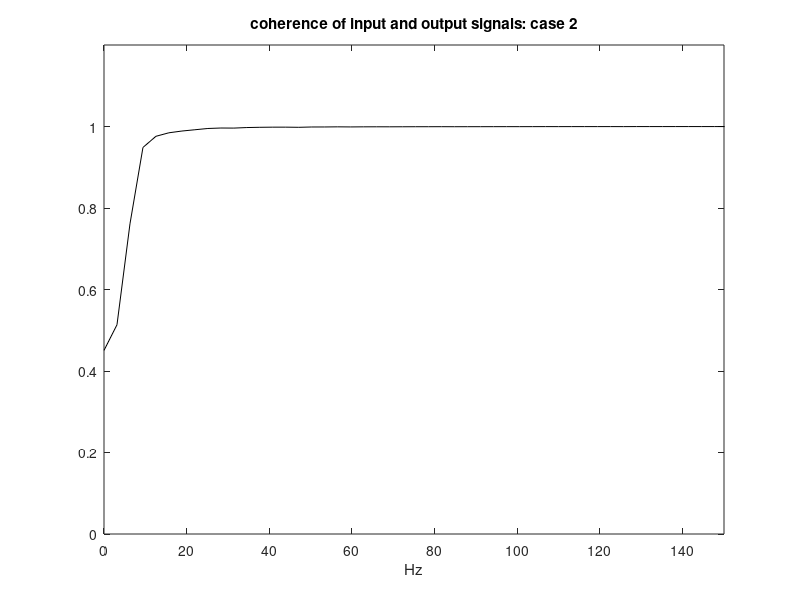

Reproduce this figure in MATLAB.
%Coherence between system output and noise input
%DTrF case 2
% continuous time transfer function:
num2Ns=[10 0]; den2Ns=[1 3 10]; %G2(s)=10s/(s^2+3s+10);
fs=300; %sampling frequency in Hz
%discrete transfer function (from the continuous case)
[num2Nz,den2Nz]= impinvar(num2Ns,den2Ns,fs); %G2(z)

%response of G2 to noise
tiv=1/fs; %time interval between samples;
t=0:tiv:(60-tiv); %time intervals set (60 seconds)
N=length(t); %number of data points
u=randn(N,1); %random input signal data set
y=filter(num2Nz,den2Nz,u); %G2(z) response to noise

[chr fchr]=cohere(u,y,fs); %coherence computation

%display coherence
figure(1)
plot((fchr*fs/2),chr,'k');
xlabel('Hz');
axis([0 150 0 1.2]);
title('coherence of input and output signals: case 2')
